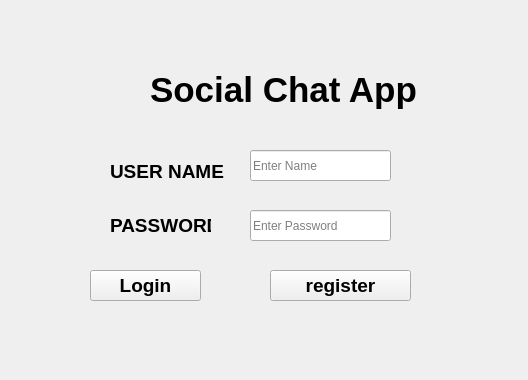
<?xml version="1.0" encoding="UTF-8"?>
<ui version="4.0">
 <class>LoginWindow</class>
 <widget class="QWidget" name="LoginWindow">
  <property name="geometry">
   <rect>
    <x>0</x>
    <y>0</y>
    <width>528</width>
    <height>380</height>
   </rect>
  </property>
  <property name="windowTitle">
   <string>Form</string>
  </property>
  <widget class="QLabel" name="statusLabel">
   <property name="geometry">
    <rect>
     <x>130</x>
     <y>230</y>
     <width>121</width>
     <height>21</height>
    </rect>
   </property>
   <property name="styleSheet">
    <string notr="true">color: rgb(170, 11, 53);</string>
   </property>
   <property name="text">
    <string/>
   </property>
  </widget>
  <widget class="QLabel" name="label_4">
   <property name="geometry">
    <rect>
     <x>-50</x>
     <y>0</y>
     <width>601</width>
     <height>381</height>
    </rect>
   </property>
   <property name="minimumSize">
    <size>
     <width>601</width>
     <height>361</height>
    </size>
   </property>
   <property name="whatsThis">
    <string>&lt;html&gt;&lt;head/&gt;&lt;body&gt;&lt;p&gt;&lt;img src=&quot;:/img2.daa.jpg&quot;/&gt;&lt;/p&gt;&lt;/body&gt;&lt;/html&gt;</string>
   </property>
   <property name="styleSheet">
    <string notr="true">border-image: url(:/img2.daa.jpg);</string>
   </property>
   <property name="text">
    <string/>
   </property>
  </widget>
  <widget class="QLabel" name="label">
   <property name="geometry">
    <rect>
     <x>150</x>
     <y>50</y>
     <width>291</width>
     <height>81</height>
    </rect>
   </property>
   <property name="font">
    <font>
     <pointsize>20</pointsize>
     <bold>true</bold>
    </font>
   </property>
   <property name="text">
    <string>&lt;html&gt;&lt;head/&gt;&lt;body&gt;&lt;p&gt;&lt;span style=&quot; font-size:26pt; font-weight:700; color:#000000;&quot;&gt;Social Chat App&lt;/span&gt;&lt;/p&gt;&lt;/body&gt;&lt;/html&gt;</string>
   </property>
  </widget>
  <widget class="QLineEdit" name="usernameEdit">
   <property name="geometry">
    <rect>
     <x>250</x>
     <y>150</y>
     <width>141</width>
     <height>31</height>
    </rect>
   </property>
   <property name="placeholderText">
    <string>Enter Name</string>
   </property>
  </widget>
  <widget class="QPushButton" name="loginButton">
   <property name="geometry">
    <rect>
     <x>90</x>
     <y>270</y>
     <width>111</width>
     <height>31</height>
    </rect>
   </property>
   <property name="font">
    <font>
     <pointsize>14</pointsize>
     <bold>true</bold>
    </font>
   </property>
   <property name="text">
    <string>Login</string>
   </property>
  </widget>
  <widget class="QLineEdit" name="passwordEdit">
   <property name="geometry">
    <rect>
     <x>250</x>
     <y>210</y>
     <width>141</width>
     <height>31</height>
    </rect>
   </property>
   <property name="placeholderText">
    <string>Enter Password</string>
   </property>
  </widget>
  <widget class="QPushButton" name="registerButton">
   <property name="geometry">
    <rect>
     <x>270</x>
     <y>270</y>
     <width>141</width>
     <height>31</height>
    </rect>
   </property>
   <property name="font">
    <font>
     <pointsize>14</pointsize>
     <bold>true</bold>
    </font>
   </property>
   <property name="text">
    <string>register</string>
   </property>
   <property name="icon">
    <iconset theme="QIcon::ThemeIcon::ContactNew"/>
   </property>
  </widget>
  <widget class="QLabel" name="label_2">
   <property name="geometry">
    <rect>
     <x>250</x>
     <y>520</y>
     <width>61</width>
     <height>21</height>
    </rect>
   </property>
   <property name="text">
    <string>User Name</string>
   </property>
  </widget>
  <widget class="QLabel" name="label_5">
   <property name="geometry">
    <rect>
     <x>110</x>
     <y>160</y>
     <width>121</width>
     <height>21</height>
    </rect>
   </property>
   <property name="text">
    <string>&lt;html&gt;&lt;head/&gt;&lt;body&gt;&lt;p align=&quot;justify&quot;&gt;&lt;span style=&quot; font-size:14pt; font-weight:700; color:#000000;&quot;&gt;USER NAME &lt;/span&gt;&lt;/p&gt;&lt;/body&gt;&lt;/html&gt;</string>
   </property>
  </widget>
  <widget class="QLabel" name="label_6">
   <property name="geometry">
    <rect>
     <x>110</x>
     <y>210</y>
     <width>101</width>
     <height>31</height>
    </rect>
   </property>
   <property name="text">
    <string>&lt;html&gt;&lt;head/&gt;&lt;body&gt;&lt;p&gt;&lt;span style=&quot; font-size:14pt; font-weight:700; color:#000000;&quot;&gt;PASSWORD&lt;/span&gt;&lt;/p&gt;&lt;/body&gt;&lt;/html&gt;</string>
   </property>
  </widget>
 </widget>
 <resources/>
 <connections/>
</ui>
